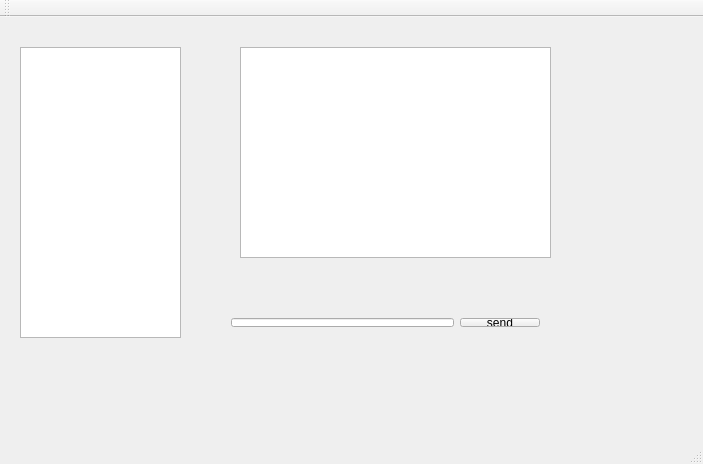
<?xml version="1.0" encoding="UTF-8"?>
<ui version="4.0">
 <class>MainWindow</class>
 <widget class="QMainWindow" name="MainWindow">
  <property name="geometry">
   <rect>
    <x>0</x>
    <y>0</y>
    <width>703</width>
    <height>464</height>
   </rect>
  </property>
  <property name="windowTitle">
   <string>MainWindow</string>
  </property>
  <widget class="QWidget" name="centralWidget">
   <widget class="QTextEdit" name="textEdit">
    <property name="geometry">
     <rect>
      <x>240</x>
      <y>30</y>
      <width>311</width>
      <height>211</height>
     </rect>
    </property>
   </widget>
   <widget class="QListWidget" name="listWidget">
    <property name="geometry">
     <rect>
      <x>20</x>
      <y>30</y>
      <width>161</width>
      <height>291</height>
     </rect>
    </property>
    <property name="movement">
     <enum>QListView::Static</enum>
    </property>
    <property name="isWrapping" stdset="0">
     <bool>true</bool>
    </property>
    <property name="layoutMode">
     <enum>QListView::Batched</enum>
    </property>
    <property name="wordWrap">
     <bool>false</bool>
    </property>
    <property name="sortingEnabled">
     <bool>true</bool>
    </property>
   </widget>
   <widget class="QWidget" name="layoutWidget">
    <property name="geometry">
     <rect>
      <x>220</x>
      <y>290</y>
      <width>331</width>
      <height>31</height>
     </rect>
    </property>
    <layout class="QHBoxLayout" name="horizontalLayout">
     <item>
      <widget class="QLineEdit" name="lineEdit"/>
     </item>
     <item>
      <widget class="QPushButton" name="sendButton">
       <property name="text">
        <string>send</string>
       </property>
      </widget>
     </item>
    </layout>
   </widget>
  </widget>
  <widget class="QMenuBar" name="menuBar">
   <property name="geometry">
    <rect>
     <x>0</x>
     <y>0</y>
     <width>703</width>
     <height>23</height>
    </rect>
   </property>
  </widget>
  <widget class="QToolBar" name="mainToolBar">
   <attribute name="toolBarArea">
    <enum>TopToolBarArea</enum>
   </attribute>
   <attribute name="toolBarBreak">
    <bool>false</bool>
   </attribute>
  </widget>
  <widget class="QStatusBar" name="statusBar"/>
 </widget>
 <layoutdefault spacing="6" margin="11"/>
 <resources/>
 <connections/>
</ui>
